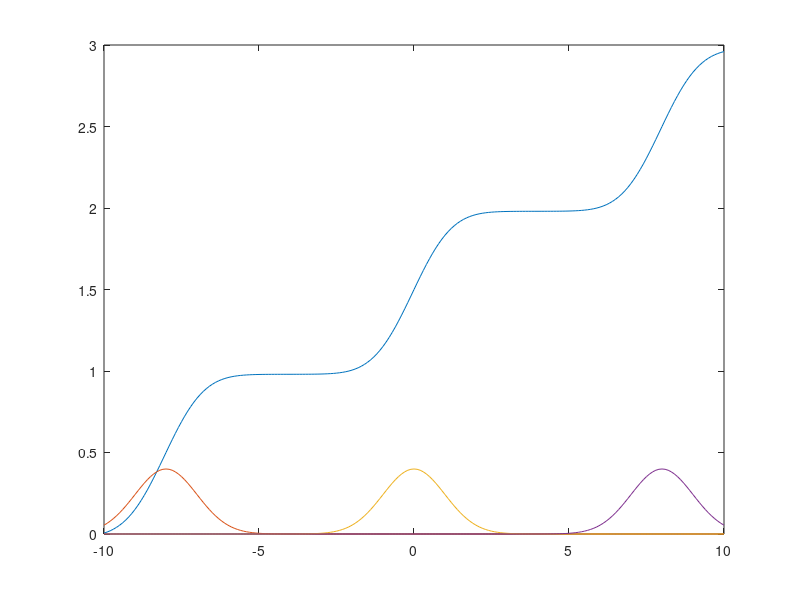

Recreate this plot in MATLAB. (Note: this script raises an error after producing the figure.)
x=-10:0.1:10;
 
y1 = @(x) 1/sqrt(2*pi)*exp(-1/2.*(x+8).^2);
y2 = @(x) 1/sqrt(2*pi)*exp(-1/2.*(x).^2);
y3 = @(x) 1/sqrt(2*pi)*exp(-1/2.*(x-8).^2);
ff1=[ y1(x(1:end))];
ff2=[ y2(x(1:end))];
ff3=[ y3(x(1:end))];
 

f = @(x) 1/sqrt(2*pi)*exp(-1/2.*(x+8).^2)+ 1/sqrt(2*pi)*exp(-1/2.*(x).^2)+1/sqrt(2*pi)*exp(-1/2.*(x-8).^2);
ff=[ f(x(1:end))];
% x=x';
% ff = ff';
% T=table(x,ff);
l=cumsum(ff)*0.1;
plot(x,l)
hold on
plot(x,ff1)
plot(x,ff2)
plot(x,ff3)
l=l';
x=x';
ff1=ff1';
ff2=ff2';
ff3=ff3';
T=table(x,l);
Z=table(x,ff1);
U=table(x,ff2);
I=table(x,ff3);